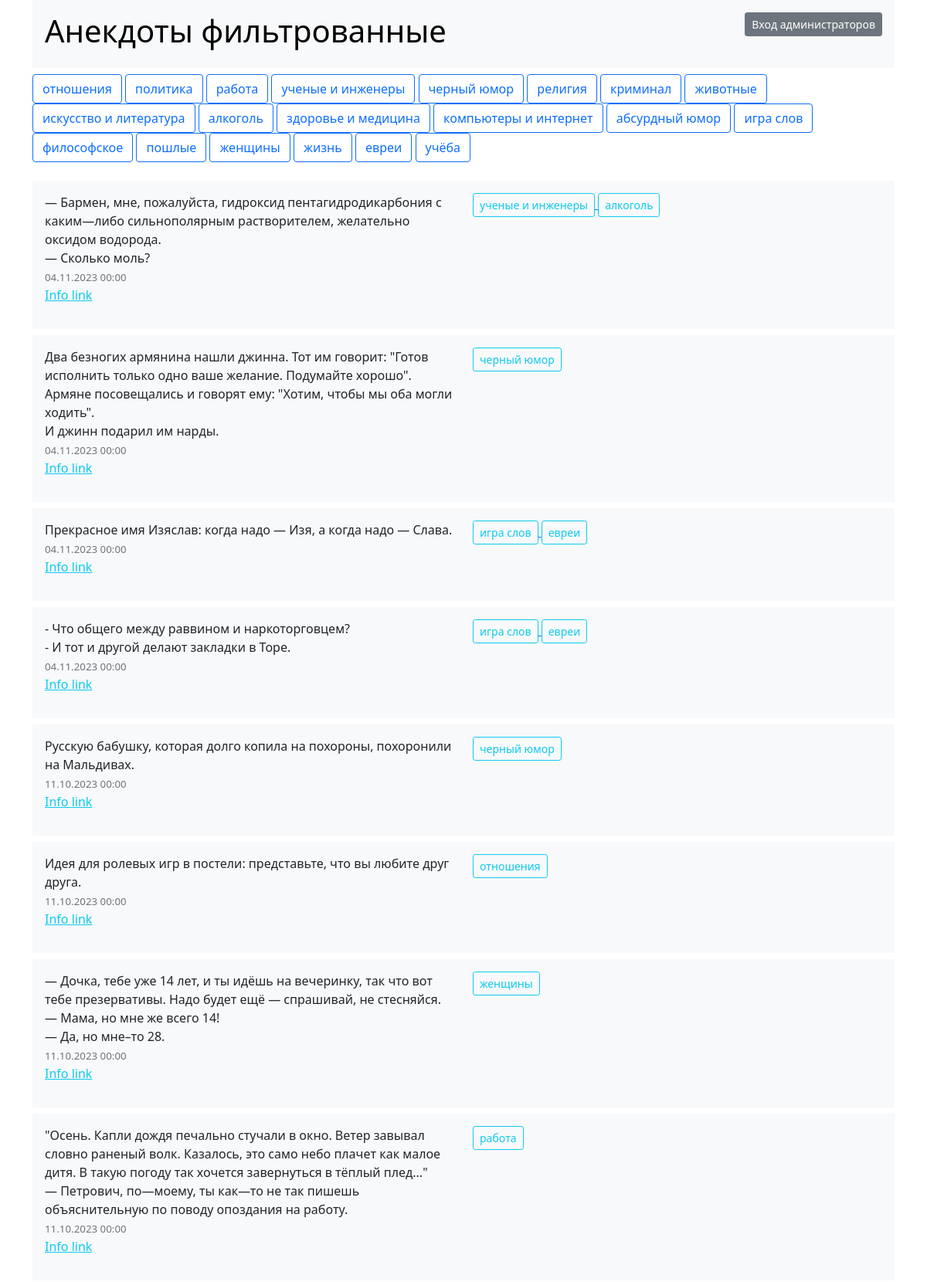
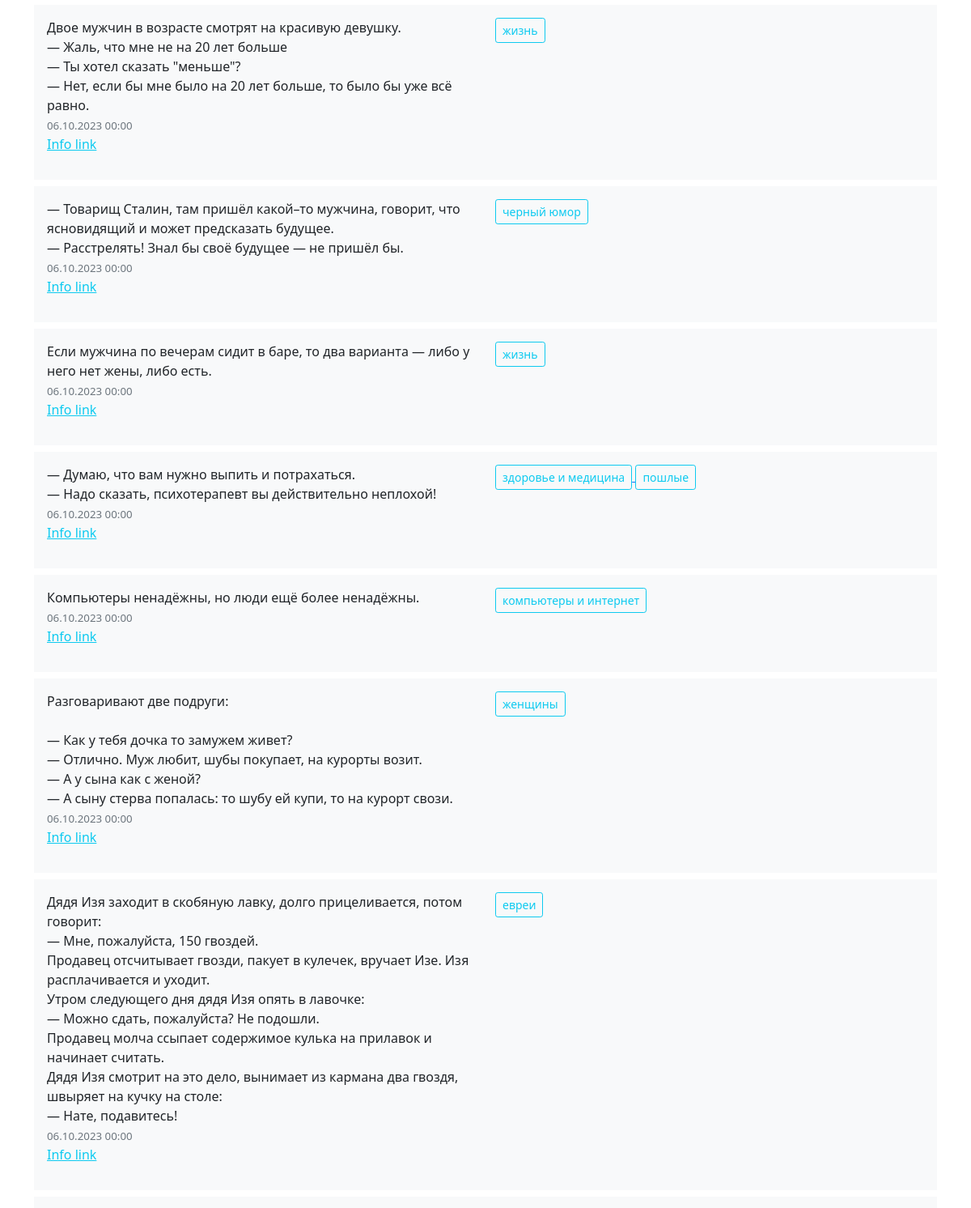
The page / (upper part) on the database its author committed (2 pictures, top to bottom).
### tables this page shows
CREATE TABLE `tag` (
  `id` int(11) NOT NULL,
  `tag` varchar(255) NOT NULL
);

CREATE TABLE `joke`
(
    `id`        int(11) NOT NULL,
    `joke`      text NOT NULL,
    `joke_date` date                                    DEFAULT NULL,
    `user`      varchar(255) DEFAULT NULL
);

### core/base/controller/Singleton.php (called while the page is built, shortened)
<?php
trait Singleton
{
    static private $_instance;
    static public function instance()
    {
        if (self::$_instance instanceof self) {
            return self::$_instance;
        }
        self::$_instance = new self;
        return self::$_instance;
    }
}

### core/base/settings/Settings.php (called while the page is built, shortened)
<?php
class Settings
{
    static public function get($property)
    {
        return self::instance()->$property;
    }
}

### core/base/model/BaseModel.php (called while the page is built, shortened)
<?php
class BaseModel
{
    static function processCrud($params)
    {
        if ($params['action'] === 'r') {
            return self::readDatabase($params);
        }
    }
    static function readDatabase($params = null)
    {
        $pdo = self::Instance()->pdo;
        $pdo->setAttribute(PDO::ATTR_ERRMODE, PDO::ERRMODE_EXCEPTION);
        if (isset($params['jokes']) && $params['jokes'] == '*') {
            if (isset($params['tag'])) {
                $tag = $params['tag'];
                $countStmt = $pdo->prepare("
            SELECT COUNT(joke.id)
            FROM joke
            LEFT JOIN joke_tag ON joke.id = joke_tag.id_joke
            LEFT JOIN tag ON tag.id = joke_tag.id_tag
            WHERE tag.tag = :tag
        ");
                $countStmt->execute([':tag' => $tag]);
                $count = $countStmt->fetchColumn();
                return $count;
            } else {
                $countStmt = $pdo->prepare("SELECT COUNT(*) FROM joke");
                $countStmt->execute();
                $count = $countStmt->fetchColumn();
                return $count;
            }
        }
        if (isset($params['tags']) && $params['tags'] == '*') {
            $tagStmt = $pdo->prepare("SELECT tag FROM tag");
            $tagStmt->execute();
            $tags = $tagStmt->fetchAll(PDO::FETCH_COLUMN);
            return $tags;
        }
        if (isset($params['tags']) && $params['tags'] == '**') {
            $tagStmt = $pdo->prepare("SELECT id, tag FROM tag");
            $tagStmt->execute();
            $tags = $tagStmt->fetchAll(PDO::FETCH_ASSOC);
            $data['tags'] = $tags;
            return $data;
        } else {
            $stmt = $pdo->prepare("
        SELECT joke.id, joke.joke, GROUP_CONCAT(tag.id SEPARATOR ',') AS tags, joke_date, user
        FROM joke
        LEFT JOIN joke_tag ON joke.id = joke_tag.id_joke
        LEFT JOIN tag ON tag.id = joke_tag.id_tag
        GROUP BY joke.id
        ORDER BY joke.id DESC
        LIMIT :limit");
            $stmt->bindValue(':limit', LIMIT, PDO::PARAM_INT);
        }
        $stmt->execute();
        $jokes = $stmt->fetchAll(PDO::FETCH_ASSOC);
        $data = ['jokes' => [], 'tags' => []];
        foreach ($jokes as $joke) {
            $tags = [];
            if (!empty($joke['tags'])) {
                $tagIds = explode(',', $joke['tags']);
                $tagStmt = $pdo->prepare("
            SELECT id, tag
            FROM tag
            WHERE id IN (" . implode(',', array_fill(0, count($tagIds), '?')) . ")");
                $tagStmt->execute($tagIds);
                $tags = $tagStmt->fetchAll(PDO::FETCH_ASSOC);
            }
            $data['jokes'][] = [
                'id' => $joke['id'],
                'joke' => preg_replace("/\n/", "<br/>", $joke['joke']),
                'tags' => $tags,
                'joke_date' => $joke['joke_date'],
                'user' => $joke['user']
            ];
        }
        $tagStmt = $pdo->prepare("SELECT id, tag FROM tag");
        $tagStmt->execute();
        $tags = $tagStmt->fetchAll(PDO::FETCH_ASSOC);
        $data['tags'] = $tags;
        return $data;
    }
}

### core/user/controller/IndexController.php (called while the page is built, shortened)
<?php
class IndexController extends BaseController
{
    protected function inputData()
    {
        if ($this->parameters[0][0] != '') {
            if (!is_numeric($this->parameters[0][0])) {
                $section = $this->parameters[0];
                $data = BaseModel::processCrud([
                        'action' => 'r',
                        $section
                    ]
                );
            } else {
                $offset = $this->parameters[0][0];
                $data = BaseModel::processCrud([
                        'action' => 'r',
                        'offset' => $offset
                    ]
                );
            }
        } else {
            $data = BaseModel::processCrud([
                'action' => 'r'
            ]);
        }
        $src = $this->checkCookie();
        $data['src'] = $src;
        $pagination = $this->countElements();
        $data['pagination'] = $pagination;
        $content = $this->render('', compact('data'));
        return compact('content',);
    }
    public function checkCookie()
    {
        if (!isset($_COOKIE['username'])) {
            return "userJS.js";
        }
    }
    public function countElements()
    {
        $currentElement = isset($this->parameters['page']) ? (int)$this->parameters['page'] : 0;
        $countPage = $this->parameters['countPage'];
        return Pagination::pagination($currentElement, $countPage);
    }
}

### core/base/settings/internal_settings.php (called while the page is built, shortened)
<?php
function autoloadMainClasses($class_name)
{
    $class_path = str_replace('\\', DIRECTORY_SEPARATOR, $class_name);
    $file_path = $_SERVER['DOCUMENT_ROOT'] . DIRECTORY_SEPARATOR . $class_path . ".php";
}

### core/user/controller/Pagination.php (called while the page is built, shortened)
<?php
class Pagination extends IndexController
{
    public static function pagination($currentElement, $countPage)
    {
        $elements = [];
        $countPage = $countPage - 1;
        $elements['Previous'] = $currentElement - 1;
        $elements['first'] = 1;
        $elements['PreviousCurrentElement'] = $currentElement - 1;
        $elements['currentElement'] = $currentElement;
        $elements['NextCurrentElement'] = $currentElement + 1;
        $elements['Last'] = $countPage;
        $elements['next'] = $currentElement + 1;
        if ($currentElement === 0) {
            unset($elements["Previous"]);
            unset($elements["PreviousCurrentElement"]);
            unset($elements["currentElement"]);
            unset($elements["NextCurrentElement"]);
        }
        return self::generatePaginationHtml($elements);
    }
    public static function generatePaginationHtml($elements)
    {
        $html = '<nav aria-label="..."><ul class="pagination">';
        foreach ($elements as $key => $value) {
            if ($key === 'Previous') {
                $html .= '<li class="page-item"><a class="page-link" href="' . $value . '">' . $key . '</a></li>';
            } elseif ($key === 'first' || $key === 'Last') {
                $html .= '<li class="page-item"><a class="page-link" href="' . $value . '">' . $value . '</a></li>';
            } elseif ($key === 'currentElement') {
                $html .= '<li class="page-item active" aria-current="page"><a class="page-link" href="#">' . $value . '</a></li>';
            } elseif ($key === 'next') {
                $html .= '<li class="page-item"><a class="page-link" href="' . $value . '">' . $key . '</a></li>';
            } else {
                $html .= '<li class="page-item"><a class="page-link" href="' . $value . '">' . ($key === 'PreviousCurrentElement' || $key === 'NextCurrentElement' ? $value : $key) . '</a></li>';
            }
        }
        $html .= '</ul></nav>';
        return $html;
    }
}

### templates/default/index.php (the view, shortened to what this page needs)
<!DOCTYPE html>
<html lang="en">
<head>
    <link href="https://cdn.jsdelivr.net/npm/bootstrap@5.0.2/dist/css/bootstrap.min.css" rel="stylesheet"
>
    <link rel="stylesheet" href="https://cdn.jsdelivr.net/npm/flatpickr/dist/flatpickr.min.css">
    <link rel="stylesheet"
          href="https://cdnjs.cloudflare.com/ajax/libs/bootstrap-datepicker/1.9.0/css/bootstrap-datepicker.min.css">
</head>
<body>
<div class="container">
    <div class="p-3 mb-2 bg-light text-dark">
        <div class="row">
            <div class="col-sm">
                <h1><a href="/" style="text-decoration:none; color:black;">Анекдоты фильтрованные</a></h1>
            </div>
            <div class="col-sm">
                <div class='d-flex justify-content-end'>
                    <button type="button" class="btn btn-secondary btn-sm" data-bs-toggle="modal"
                            data-bs-target="#exampleModal">
                        Вход администраторов
                    </button>
                </div>
            </div>
        </div>
    </div>
    <div class="menu">
        <?php foreach ($data['tags'] as $tag): ?>
            <?php $tagLowerCase = mb_strtolower($tag['tag'], 'UTF-8'); ?>
            <a href="<?= $tagLowerCase ?>" class="btn btn-outline-primary"
               data-id="<?= $tag['id'] ?>"><?= $tag['tag'] ?></a>
        <?php endforeach; ?>
    </div>
    <br>
    <div id="dataJoke">
        <dataJoke>
            <?php foreach ($data['jokes'] as $joke): ?>
                <div class="p-3 mb-2 bg-light text-dark">
                    <div class="row">
                        <div class="col-sm">
                            <div id="<?= $joke['id'] ?>">
                                <? echo preg_replace("/\n/s", '<br/>', $joke['joke']); ?> <br>
                                <small class="text-muted text-orange"
                                       style="font-size: smaller;"><?= date('d.m.Y H:i',
                                        strtotime($joke['joke_date'])) ?></small>
                            </div>
                            <p><a href="/anekdot-id-<?= $joke['id'] ?>/"
                                  class="link-info link-offset-2 link-underline-opacity-25 link-underline-opacity-100-hover">Info
                                    link</a></p>
                        </div>
                        <div class="col-sm" id="<?= $joke['id'] ?>">
                            <?php foreach ($joke['tags'] as $tag): ?>
                                <?php $lowercaseTag = mb_strtolower($tag['tag'], 'UTF-8'); ?>
                                <a href="/<?= $lowercaseTag ?>" class="">
                                    <button type="button" class="btn btn-outline-info btn-sm">
                                        <?= $tag['tag'] ?>
                                    </button>
                                </a>
                            <?php endforeach; ?>
                        </div>
                    </div>
                </div>
            <?php endforeach; ?>
        </dataJoke>
    </div>
</div>
</body>
</html>

### index.php (shortened to what this page needs)
<?php
require_once 'core/base/settings/internal_settings.php';
$json = file_get_contents('php://input');
$crud = json_decode($json, true);
if ($crud !== null) {
    JScontroller::instance()->run($crud);
} else {
    try {
        RouteController::instance()->route();
    } catch (RouteException | DbExceptionException $e) {
        exit($e->getMessage());
    }
}

### core/base/controller/BaseController.php (shortened to what this page needs)
<?php
abstract class BaseController
{
    protected $page;
    protected $controller;
    protected $inputMethod;
    protected $parameters;
    protected $countPage;
    protected $joke;
    public function route()
    {
        $controller = str_replace('/', '\\', $this->controller);
        try {
            $object = new \ReflectionMethod($controller, 'request');
            $args = [
                'joke' => $this->joke,
                'parameters' => $this->parameters,
                'countPage' => $this->countPage,
                'inputMethod' => $this->inputMethod,
            ];
            $object->invoke(new $controller, $args);
        } catch (\ReflectionException $e) {
            throw new RouteException($e->getMessage());
        }
    }
    public function request($args)
    {
        $this->parameters = $args['parameters'];
        $inputData = $args['inputMethod'];
        $data = $this->$inputData();
        if ($data) {
            $this->page = $data;
        };
    }
    protected function getPage()
    {
        if (is_array($this->page)) {
            foreach ($this->page as $block) {
                echo $block;
            }
        } else {
            echo $this->page;
        }
        exit();
    }
    protected function render($path = '', $parameters = [])
    {
        extract($parameters);
        if (!$path) {
            $class = new \ReflectionClass($this);
            $space = str_replace('\\', '/', $class->getNamespaceName() . '\\');
            $routes = Settings::get('routes');
            if ($space === $routes['user']['path']) {
                $template = TEMPLATE;
            }
            $path = $template . explode('controller', strtolower($class->getShortName()))[0];
        }
        if (!@include $path . '.php') {
            throw new RouteException('Отсутствует шаблон - ' . $path);
        }
        return ob_get_clean();
    }
}

### rows shown on the page
tag: tag "отношения"
tag: tag "политика"
tag: tag "работа"
tag: tag "ученые и инженеры"
tag: tag "черный юмор"
tag: tag "религия"
tag: tag "криминал"
tag: tag "животные"
tag: tag "искусство и литература"
tag: tag "алкоголь"
tag: tag "здоровье и медицина"
tag: tag "компьютеры и интернет"
tag: tag "абсурдный юмор"
tag: tag "игра слов"
tag: tag "философское"
tag: tag "пошлые"
tag: tag "женщины"
tag: tag "жизнь"
tag: tag "евреи"
tag: tag "учёба"
joke: joke "— Бармен, мне, пожалуйста, гидроксид пентагидродикарбония с каким—либо сильнополярным растворителем, желательно оксидом водорода. — Сколько моль?", joke_date "04.11.2023 00:00"
joke: joke "Два безногих армянина нашли джинна. Тот им говорит: \"Готов исполнить только одно ваше желание. Подумайте хорошо\". Армяне посовещались и говорят ему: \"Хотим, чтобы мы оба могли ходить\". И джинн подарил им нарды.", joke_date "04.11.2023 00:00"
joke: joke "Прекрасное имя Изяслав: когда надо — Изя, а когда надо — Слава.", joke_date "04.11.2023 00:00"
joke: joke "- Что общего между раввином и наркоторговцем? - И тот и другой делают закладки в Торе.", joke_date "04.11.2023 00:00"
joke: joke "Русскую бабушку, которая долго копила на похороны, похоронили на Мальдивах.", joke_date "11.10.2023 00:00"
joke: joke "Идея для ролевых игр в постели: представьте, что вы любите друг друга.", joke_date "11.10.2023 00:00"
joke: joke "— Дочка, тебе уже 14 лет, и ты идёшь на вечеринку, так что вот тебе презервативы. Надо будет ещё — спрашивай, не стесняйся. — Мама, но мне же всего 14! — Да, но мне–то 28.", joke_date "11.10.2023 00:00"
joke: joke "\"Осень. Капли дождя печально стучали в окно. Ветер завывал словно раненый волк. Казалось, это само небо плачет как малое дитя. В такую погоду так хочется завернуться в тёплый плед...\" — Петрович, по—моему, ты как—то не так пишешь объяснительную по поводу опоздания на работу.", joke_date "11.10.2023 00:00"
joke: joke "Двое мужчин в возрасте смотрят на красивую девушку. — Жаль, что мне не на 20 лет больше — Ты хотел сказать \"меньше\"? — Нет, если бы мне было на 20 лет больше, то было бы уже всё равно.", joke_date "06.10.2023 00:00"
joke: joke "— Товарищ Сталин, там пришёл какой–то мужчина, говорит, что ясновидящий и может предсказать будущее. — Расстрелять! Знал бы своё будущее — не пришёл бы.", joke_date "06.10.2023 00:00"
joke: joke "Если мужчина по вечерам сидит в баре, то два варианта — либо у него нет жены, либо есть.", joke_date "06.10.2023 00:00"
joke: joke "— Думаю, что вам нужно выпить и потрахаться. — Надо сказать, психотерапевт вы действительно неплохой!", joke_date "06.10.2023 00:00"
joke: joke "Компьютеры ненадёжны, но люди ещё более ненадёжны.", joke_date "06.10.2023 00:00"
joke: joke "Разговаривают две подруги: — Как у тебя дочка то замужем живет? — Отлично. Муж любит, шубы покупает, на курорты возит. — А у сына как с женой? — А сыну стерва попалась: то шубу ей купи, то на курорт свози.", joke_date "06.10.2023 00:00"
joke: joke "Дядя Изя заходит в скобяную лавку, долго прицеливается, потом говорит: — Мне, пожалуйста, 150 гвоздей. Продавец отсчитывает гвозди, пакует в кулечек, вручает Изе. Изя расплачивается и уходит. Утром следующего дня дядя Изя опять в лавочке: — Можно сдать, пожалуйста? Не подошли. Продавец молча ссыпает содержимое кулька на прилавок и начинает считать. Дядя Изя смотрит на это дело, вынимает из кармана два гвоздя, швыряет на кучку на столе: — Нате, подавитесь!", joke_date "06.10.2023 00:00"
